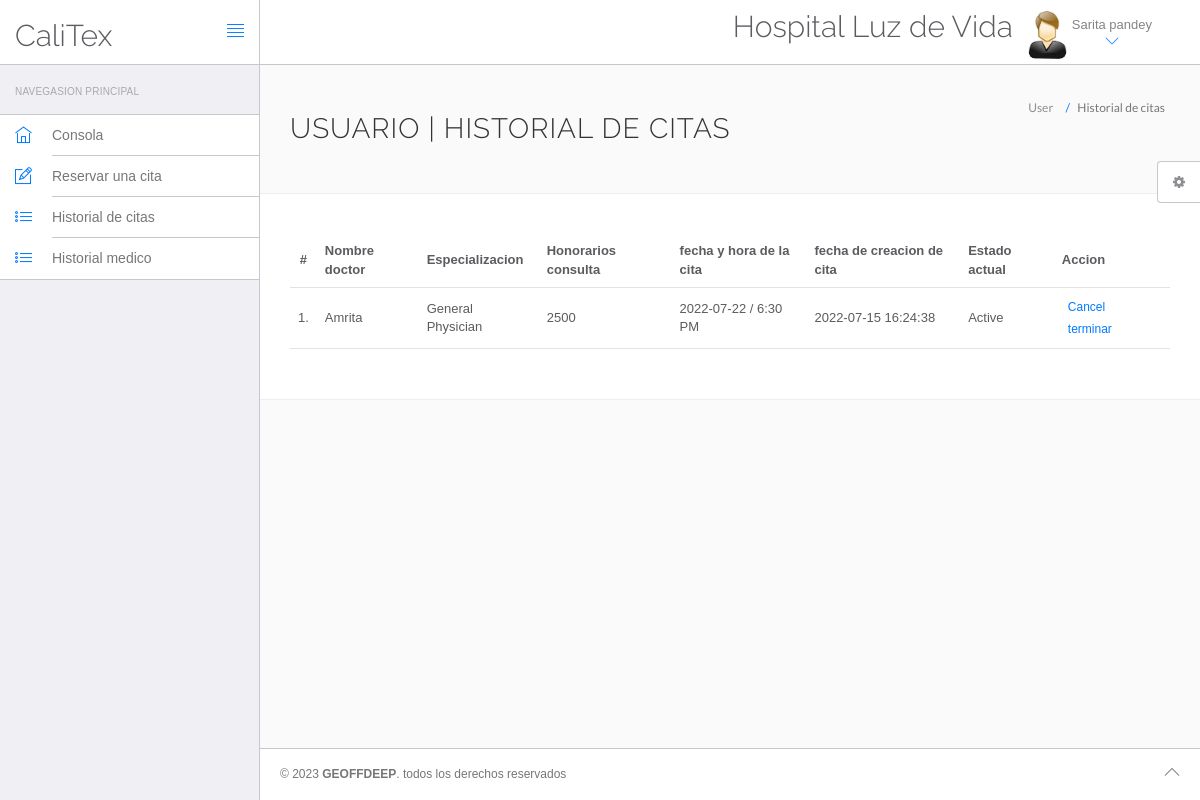
Page /hms/appointment-history.php (signed in) on the committed database.
### tables this page shows
CREATE TABLE `users` (
  `id` int(11) NOT NULL AUTO_INCREMENT,
  `fullName` varchar(255) DEFAULT NULL,
  `address` longtext DEFAULT NULL,
  `city` varchar(255) DEFAULT NULL,
  `gender` varchar(255) DEFAULT NULL,
  `email` varchar(255) DEFAULT NULL,
  `password` varchar(255) DEFAULT NULL,
  `regDate` timestamp NULL DEFAULT current_timestamp(),
  `updationDate` timestamp NULL DEFAULT NULL ON UPDATE current_timestamp(),
  PRIMARY KEY (`id`),
  KEY `email` (`email`)
);

CREATE TABLE `appointment` (
  `id` int(11) NOT NULL AUTO_INCREMENT,
  `doctorSpecialization` varchar(255) DEFAULT NULL,
  `doctorId` int(11) DEFAULT NULL,
  `userId` int(11) DEFAULT NULL,
  `consultancyFees` int(11) DEFAULT NULL,
  `appointmentDate` varchar(255) DEFAULT NULL,
  `appointmentTime` varchar(255) DEFAULT NULL,
  `postingDate` timestamp NULL DEFAULT current_timestamp(),
  `userStatus` int(11) DEFAULT NULL,
  `doctorStatus` int(11) DEFAULT NULL,
  `updationDate` timestamp NULL DEFAULT NULL ON UPDATE current_timestamp(),
  PRIMARY KEY (`id`)
);

CREATE TABLE `doctors` (
  `id` int(11) NOT NULL AUTO_INCREMENT,
  `specilization` varchar(255) DEFAULT NULL,
  `doctorName` varchar(255) DEFAULT NULL,
  `address` longtext DEFAULT NULL,
  `docFees` varchar(255) DEFAULT NULL,
  `contactno` bigint(11) DEFAULT NULL,
  `docEmail` varchar(255) DEFAULT NULL,
  `password` varchar(255) DEFAULT NULL,
  `creationDate` timestamp NULL DEFAULT current_timestamp(),
  `updationDate` timestamp NULL DEFAULT NULL ON UPDATE current_timestamp(),
  PRIMARY KEY (`id`)
);

### hms/appointment-history.php (the view, shortened to what this page needs)
<?php
include 'include/config.php';
?>
<!DOCTYPE html>
<html lang="en">
	<head>
		<link rel="stylesheet" href="vendor/bootstrap/css/bootstrap.min.css">
		<link rel="stylesheet" href="vendor/fontawesome/css/font-awesome.min.css">
		<link rel="stylesheet" href="vendor/themify-icons/themify-icons.min.css">
		<link href="vendor/animate.css/animate.min.css" rel="stylesheet" media="screen">
		<link href="vendor/perfect-scrollbar/perfect-scrollbar.min.css" rel="stylesheet" media="screen">
		<link href="vendor/switchery/switchery.min.css" rel="stylesheet" media="screen">
		<link href="vendor/bootstrap-touchspin/jquery.bootstrap-touchspin.min.css" rel="stylesheet" media="screen">
		<link href="vendor/select2/select2.min.css" rel="stylesheet" media="screen">
		<link href="vendor/bootstrap-datepicker/bootstrap-datepicker3.standalone.min.css" rel="stylesheet" media="screen">
		<link href="vendor/bootstrap-timepicker/bootstrap-timepicker.min.css" rel="stylesheet" media="screen">
		<link rel="stylesheet" href="assets/css/styles.css">
		<link rel="stylesheet" href="assets/css/plugins.css">
		<link rel="stylesheet" href="assets/css/themes/theme-1.css" id="skin_color" />
	</head>
	<body>
		<div id="app">
<?php include 'include/sidebar.php';?>
			<div class="app-content">
					<?php include 'include/header.php';?>
				<div class="main-content" >
					<div class="wrap-content container" id="container">
						<section id="page-title">
							<div class="row">
								<div class="col-sm-8">
									<h1 class="mainTitle">Usuario | Historial de citas</h1>
																	</div>
								<ol class="breadcrumb">
									<li>
										<span>User </span>
									</li>
									<li class="active">
										<span>Historial de citas</span>
									</li>
								</ol>
							</div>
						</section>
						<div class="container-fluid container-fullw bg-white">
									<div class="row">
								<div class="col-md-12">
									<table class="table table-hover" id="sample-table-1">
										<thead>
											<tr>
												<th class="center">#</th>
												<th class="hidden-xs">Nombre doctor</th>
												<th>Especializacion</th>
												<th>Honorarios consulta</th>
												<th>fecha y hora de la cita</th>
												<th>fecha de creacion de cita</th>
												<th>Estado actual</th>
												<th>Accion</th>
											</tr>
										</thead>
										<tbody>
<?php
$sql = mysqli_query($con, "select doctors.doctorName as docname,appointment.*  from appointment join doctors on doctors.id=appointment.doctorId where appointment.userId='" . $_SESSION['id'] . "'");
$cnt = 1;
while ($row = mysqli_fetch_array($sql)) {
    ?>
											<tr>
												<td class="center"><?php echo $cnt; ?>.</td>
												<td class="hidden-xs"><?php echo $row['docname']; ?></td>
												<td><?php echo $row['doctorSpecialization']; ?></td>
												<td><?php echo $row['consultancyFees']; ?></td>
												<td><?php echo $row['appointmentDate']; ?> / <?php echo $row['appointmentTime']; ?></td>
												<td><?php echo $row['postingDate']; ?></td>
												<td>
                                                   <?php if (($row['userStatus'] == 1) && ($row['doctorStatus'] == 1)) {
                                                    echo "Active";
                                                      }
                                                          ?>
												</td>
												<td >
												<div class="visible-md visible-lg hidden-sm hidden-xs">
							                         <?php if (($row['userStatus'] == 1) && ($row['doctorStatus'] == 1)) {?>
	                                                    <a href="appointment-history.php?id=<?php echo $row['id'] ?>&cancel=update" onClick="return confirm('Are you sure you want to cancel this appointment ?')"class="btn btn-transparent btn-xs tooltips" title="Cancel Appointment" tooltip-placement="top" tooltip="Remove">Cancel</a>
	                                                    <a href="appointment-history.php?id=<?php echo $row['id'] ?>&cancel=update" onClick="return confirm('Are you sure you want to cancel this appointment ?')"class="btn btn-transparent btn-xs tooltips" title="Cancel Appointment" tooltip-placement="top" tooltip="Remove">terminar</a>
	                                                <?php } else {
                                                    echo "Canceled";
                                                      }
													        ?>
												</div>
												</td>
											</tr>
											<?php
$cnt = $cnt + 1;
}?>
										</tbody>
									</table>
								</div>
							</div>
								</div>
					</div>
				</div>
			</div>
	<?php include 'include/footer.php';?>
	<?php include 'include/setting.php';?>
		</div>
	</body>
</html>

### hms/include/header.php (shortened to what this page needs)
<header class="navbar navbar-default navbar-static-top">
					<div class="navbar-header">
						<a class="navbar-brand" href="#">
							<h2 style="padding-top:20% ">CaliTex</h2>
						</a>
						<a href="#" class="sidebar-toggler pull-right visible-md visible-lg" data-toggle-class="app-sidebar-closed" data-toggle-target="#app">
							<i class="ti-align-justify"></i>
						</a>
					</div>
					<div class="navbar-collapse collapse">
						<ul class="nav navbar-right">
								<li  style="padding-top:2% ">
								<h2>Hospital Luz de Vida</h2>
							</li>
							<li class="dropdown current-user">
								<a href class="dropdown-toggle" data-toggle="dropdown">
									<img src="assets/images/images.jpg"> <span class="username">
									<?php $query=mysqli_query($con,"select fullName from users where id='".$_SESSION['id']."'");
while($row=mysqli_fetch_array($query))
{
	echo $row['fullName'];
}
									?> <i class="ti-angle-down"></i></i></span>
								</a>
							</li>
						</ul>
					</div>
				</header>

### hms/assets/css/themes/theme-1.css (style rules this page uses)
body { background: #FAFAFA; }
header .navbar-header { background: #ffffff !important; border-right-color: #c8c7cc !important; border-bottom-color: #c8c7cc !important; }
header .navbar-header .sidebar-toggler, header .navbar-header .sidebar-mobile-toggler { color: #007aff !important; }
header .navbar-header .navbar-brand { color: #777 !important; }
header .navbar-collapse { background: #ffffff !important; border-bottom-color: #c8c7cc !important; box-shadow: none !important; }
header .navbar-collapse .navbar-right > li > a { color: #777; }
header .navbar-collapse .navbar-right > li > a i { color: #007aff !important; }

### rows in the picture
users: fullName "Sarita pandey"
appointment: doctorId.doctorName "Amrita", doctorSpecialization "General Physician", consultancyFees "2500", appointmentDate "2022-07-22", appointmentTime "6:30 PM", postingDate "2022-07-15 16:24:38", userStatus "Active"
